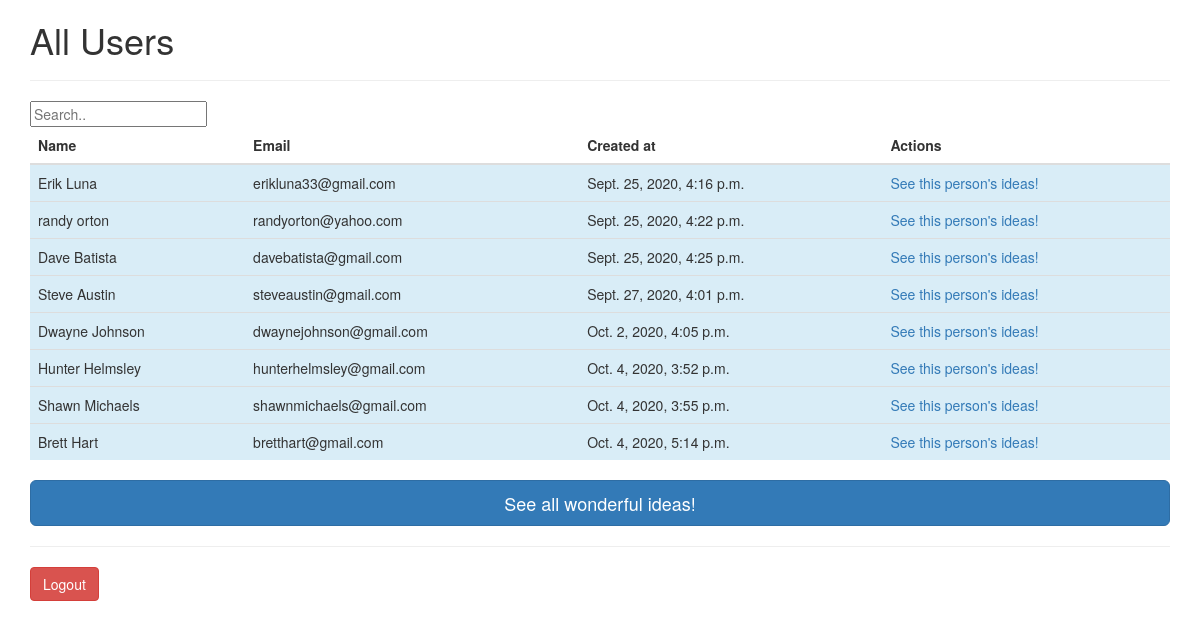
Page /dashboard (signed in) on the earlier database version.
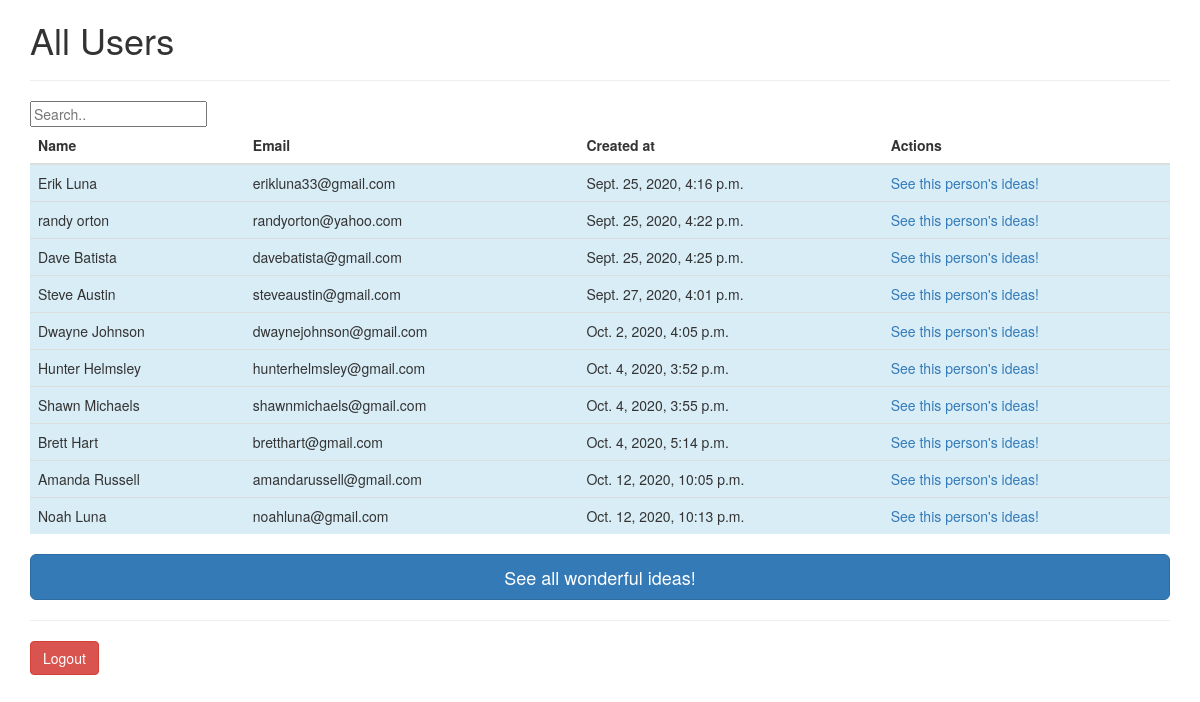
Same page on the later database version.
### app_one/models.py (models this page shows)
class User(models.Model):
    first_name = models.CharField(max_length=255)
    last_name = models.CharField(max_length=255)
    email = models.CharField(max_length=255)
    password = models.CharField(max_length=60)
    user_level = models.IntegerField()
    created_at = models.DateTimeField(auto_now_add=True)
    updated_at = models.DateTimeField(auto_now=True)
    objects = UserManager()

### app_one/views.py (the view)
# urls.py: path('dashboard', views.dashboard),
def dashboard(request):
    if 'user_id' not in request.session:
        return redirect('/')
    user = User.objects.filter(id=request.session['user_id'])
    if not user:
        return redirect('/')
    context = {
        'all_users': User.objects.all(),
    }
    if user[0].user_level !=9:
        return render(request,'dashboard.html', context)
    else:
        return render(request,'dashboard_admin.html', context)

### app_one/templates/dashboard.html (shortened to what this page needs)
<!DOCTYPE html>
<html lang="en">
<head>
    <link rel="stylesheet" href="https://maxcdn.bootstrapcdn.com/bootstrap/3.4.1/css/bootstrap.min.css">
</head>
<body>
    <div class="container">
    <h1>All Users</h1>
    <hr>
    <input id="myInput" type="text" placeholder="Search..">
    <table class="table">
        <thead>
            <tr>
                <th>Name</th>
                <th>Email</th>
                <th>Created at</th>
                <th>Actions</th>
            </tr>
        </thead>
        <tbody id="myTable">
            {% for user in all_users %}
            <tr class='info'>
                <td>{{ user.first_name }} {{ user.last_name }}</td>
                <td>{{ user.email }}</td>
                <td>{{ user.created_at }}</td>
                <td><a href="/user/{{ user.id }}">See this person's ideas!</a></td>
            </tr>
            {% endfor %}
        </tbody>
    </table>
    <h3><a href="/ideas" class="btn btn-primary btn-lg btn-block">See all wonderful ideas!</a></h3>
    <hr>
    <a href="logout" class="btn btn-danger">Logout</a>
    </div>
</body>
</html>

Differences in the rows shown:
added User: first_name "Amanda", last_name "Russell", email "amandarussell@gmail.com", created_at "Oct. 12, 2020, 10:05 p.m."
added User: first_name "Noah", last_name "Luna", email "noahluna@gmail.com", created_at "Oct. 12, 2020, 10:13 p.m."
